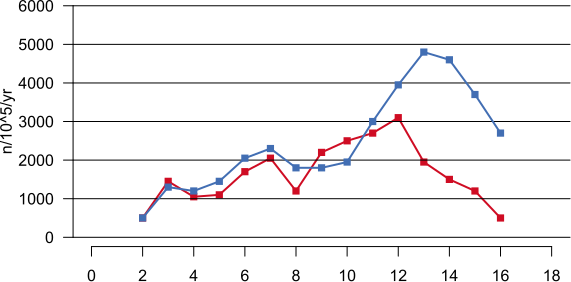

The R source for this figure:
x=c(2:16)
y1=c(500,1450,1050,1100,1700,2050,1200,2200,2500,2700,3100,1950,1500,1200,500)
y2=c(500,1300,1200,1450,2050,2300,1800,1800,1950,3000,3950,4800,4600,3700,2700)

plot(x,y1,type="o",ylim=c(0,6000),xlim=c(0,18),ylab="n/10^5/yr",bty="n",las=1,col="#cf0e25",pch=15,lwd=2,xaxt="n",yaxt="n",xlab="")
axis(1,at=seq(0,18,2),labels=c(0,2,4,6,8,10,12,14,16,18))
axis(2,at=seq(0,6000,1000),las=1)

abline(h=0)
abline(h=1000)
abline(h=2000)
abline(h=3000)
abline(h=4000)
abline(h=5000)
abline(h=6000)

par(new=TRUE)
plot(x,y2,type="o",ylim=c(0,6000),xlim=c(0,18),col="#446fb4",bty="n",xaxt="n",yaxt="n",xlab="",ylab="",pch=15,lwd=2)
